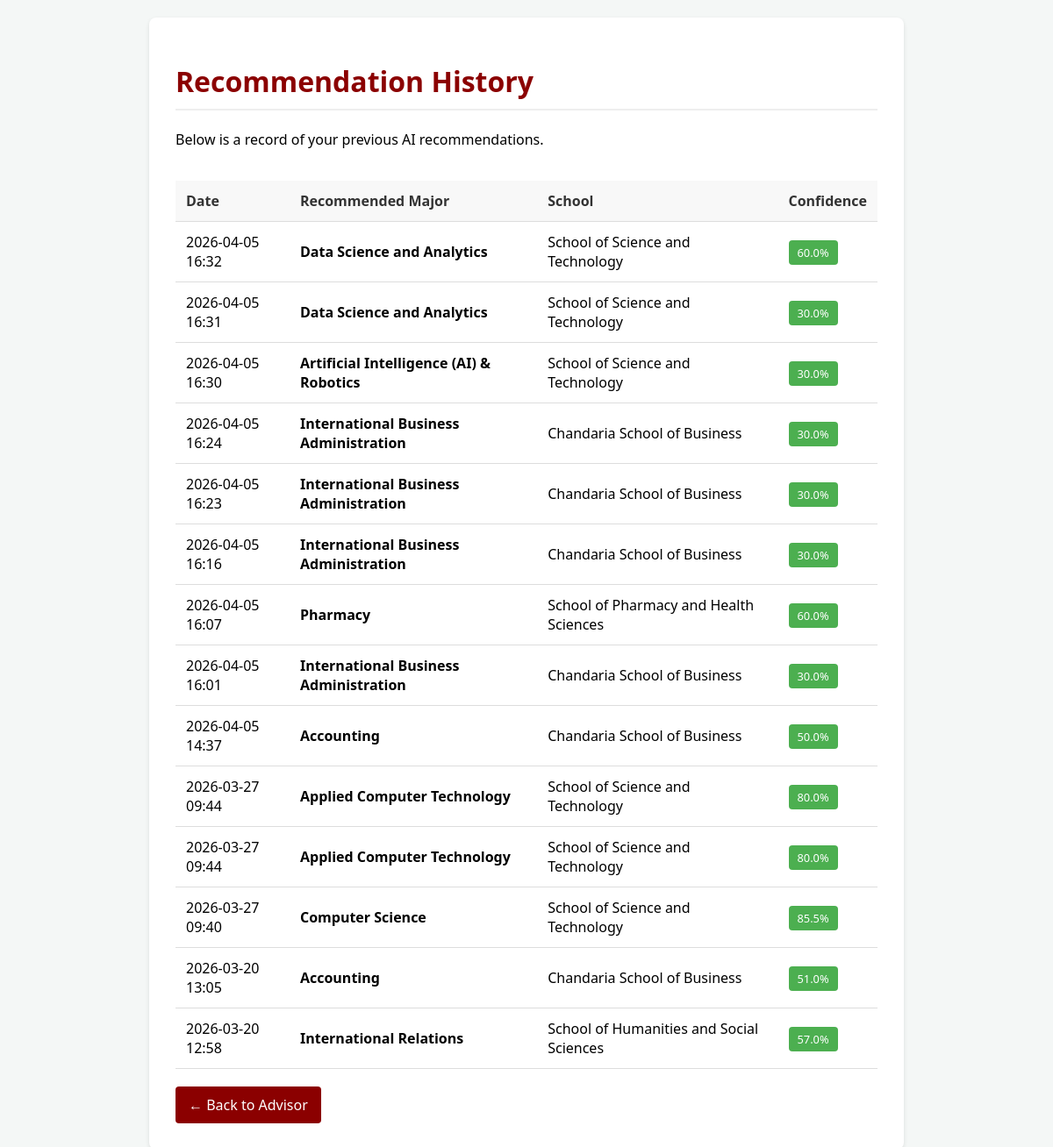
The app's page /history (signed in), older data.
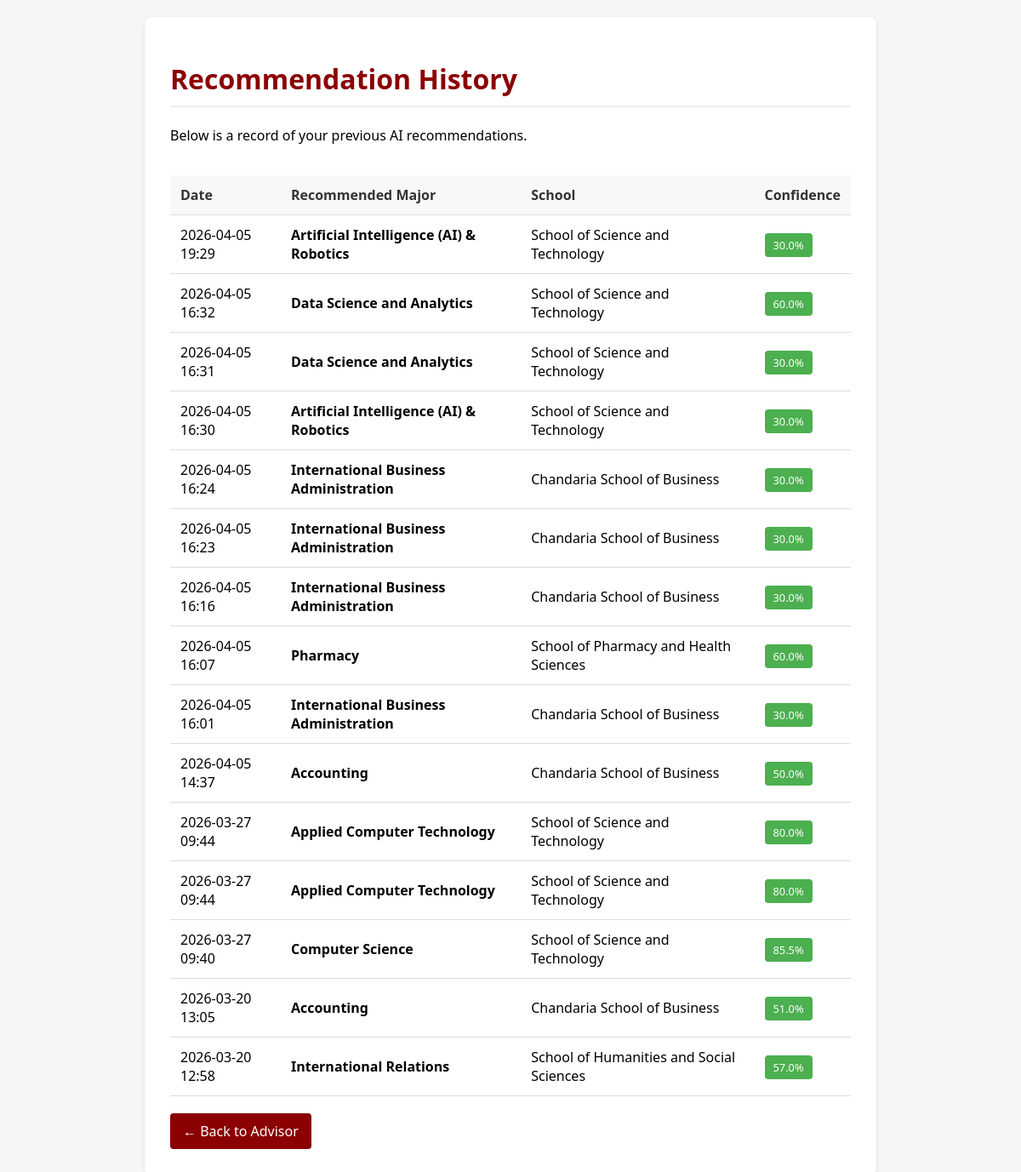
The same page, newer data.
### app.py (models this page shows)
class Result(db.Model):
    id = db.Column(db.Integer, primary_key=True)
    major = db.Column(db.String(100), nullable=False)
    school = db.Column(db.String(100), nullable=False)
    confidence = db.Column(db.Float, nullable=False)
    timestamp = db.Column(db.DateTime, nullable=False, default=datetime.utcnow)
    user_id = db.Column(db.Integer, db.ForeignKey('user.id'), nullable=False)

### app.py (the view)
@app.route('/history')
@login_required
def history():
    user_results = Result.query.filter_by(user_id=current_user.id).order_by(Result.timestamp.desc()).all()
    return render_template('history.html', results=user_results)

### app.py (called while the page is built)
@login_manager.user_loader
def load_user(user_id):
    return db.session.get(User, int(user_id))

### templates/history.html (shortened to what this page needs)
<!DOCTYPE html>
<html lang="en">
<head>
</head>
<body>
<div class="container">
    <h1>Recommendation History</h1>
    <p>Below is a record of your previous AI recommendations.</p>
    {% if results %}
    <div class="table-responsive">
        <table>
            <thead>
                <tr>
                    <th>Date</th>
                    <th>Recommended Major</th>
                    <th>School</th>
                    <th>Confidence</th>
                </tr>
            </thead>
            <tbody>
                {% for res in results %}
                <tr>
                    <td>{{ res.timestamp.strftime('%Y-%m-%d %H:%M') }}</td>
                    <td><strong>{{ res.major }}</strong></td>
                    <td>{{ res.school }}</td>
                    <td><span class="badge badge-soft">{{ res.confidence }}%</span></td>
                </tr>
                {% endfor %}
            </tbody>
        </table>
    </div>
    {% else %}
        <p>No history found. <a href="{{ url_for('index') }}">Make your first recommendation</a>.</p>
    {% endif %}
    <a href="{{ url_for('index') }}" class="btn-back">← Back to Advisor</a>
</div>
</body>
</html>

Row changes from the older to the newer data that the page shows:
added Result: timestamp "2026-04-05 19:29", major "Artificial Intelligence (AI) & Robotics", school "School of Science and Technology", confidence "30.0"
